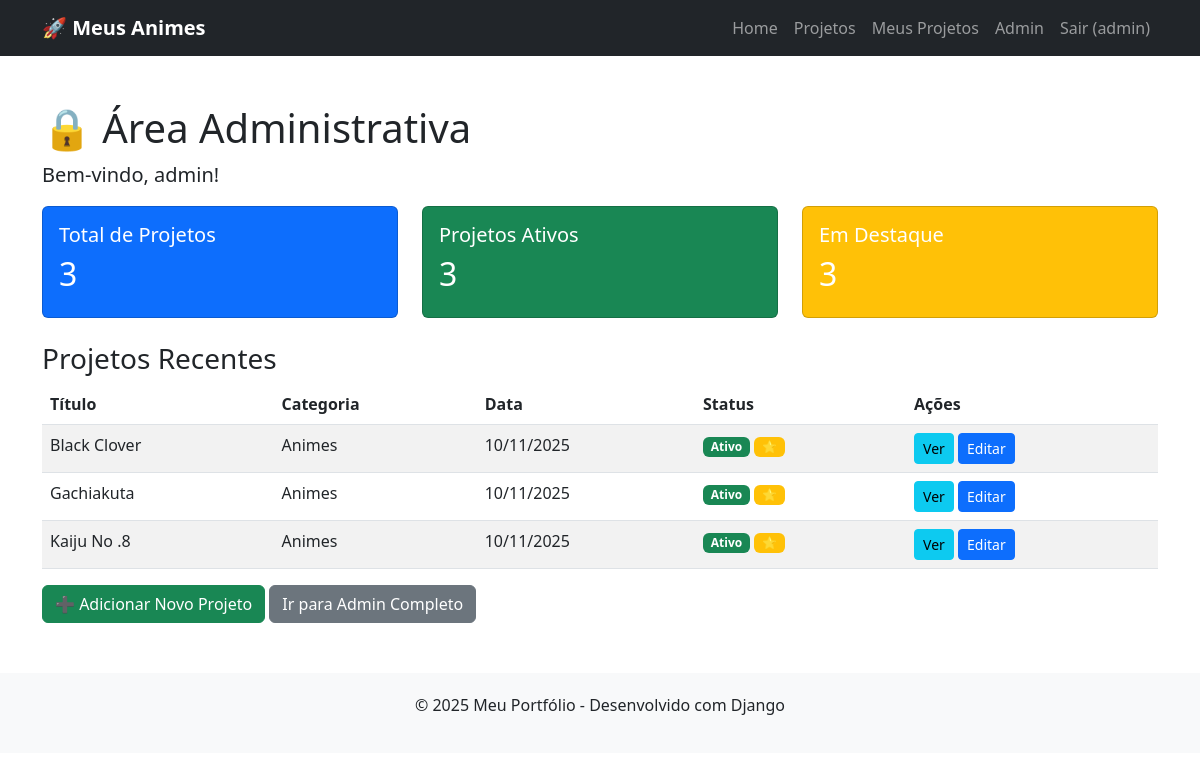
The app's page /meus-projetos/ (signed in) with its own data.
### projetos/models.py (models this page shows, shortened)
class Projeto(models.Model):
    titulo = models.CharField(max_length=200)
    descricao = models.TextField()
    categoria = models.ForeignKey(Categoria, on_delete=models.CASCADE, related_name='projetos')
    imagem = models.ImageField(upload_to='projetos/', blank=True, null=True)
    url_projeto = models.URLField(blank=True, null=True)
    destaque = models.BooleanField(default=False, help_text="Aparecerá no slider da home")
    data_criacao = models.DateField(auto_now_add=True)
    ativo = models.BooleanField(default=True)
    class Meta:
        ordering = ['-data_criacao']
        verbose_name_plural = "Projetos"

class Categoria(models.Model):
    nome = models.CharField(max_length=50)
    descricao = models.TextField(blank=True)
    class Meta:
        verbose_name_plural = "Categorias"

### projetos/views.py (the view)
# urls.py: path('meus-projetos/', views.meus_projetos, name='meus_projetos'),
@login_required
def meus_projetos(request):
    total_projetos = Projeto.objects.count()
    projetos_ativos = Projeto.objects.filter(ativo=True).count()
    projetos_destaque = Projeto.objects.filter(destaque=True).count()
    projetos_recentes = Projeto.objects.order_by('-data_criacao')[:5]
    return render(request, 'projetos/meus_projetos.html', {
        'total_projetos': total_projetos,
        'projetos_ativos': projetos_ativos,
        'projetos_destaque': projetos_destaque,
        'projetos_recentes': projetos_recentes
    })

### projetos/templates/projetos/meus_projetos.html (shortened to what this page needs)
{% extends 'projetos/base.html' %}
{% block content %}
<div class="container my-5">
    <h1>🔒 Área Administrativa</h1>
    <p class="lead">Bem-vindo, {{ user.username }}!</p>
    <div class="row mb-4">
        <div class="col-md-4">
            <div class="card text-white bg-primary">
                <div class="card-body">
                    <h5 class="card-title">Total de Projetos</h5>
                    <h2>{{ total_projetos }}</h2>
                </div>
            </div>
        </div>
        <div class="col-md-4">
            <div class="card text-white bg-success">
                <div class="card-body">
                    <h5 class="card-title">Projetos Ativos</h5>
                    <h2>{{ projetos_ativos }}</h2>
                </div>
            </div>
        </div>
        <div class="col-md-4">
            <div class="card text-white bg-warning">
                <div class="card-body">
                    <h5 class="card-title">Em Destaque</h5>
                    <h2>{{ projetos_destaque }}</h2>
                </div>
            </div>
        </div>
    </div>
    <h3>Projetos Recentes</h3>
    <div class="table-responsive">
        <table class="table table-striped">
            <thead>
                <tr>
                    <th>Título</th>
                    <th>Categoria</th>
                    <th>Data</th>
                    <th>Status</th>
                    <th>Ações</th>
                </tr>
            </thead>
            <tbody>
                {% for projeto in projetos_recentes %}
                <tr>
                    <td>{{ projeto.titulo }}</td>
                    <td>{{ projeto.categoria.nome }}</td>
                    <td>{{ projeto.data_criacao|date:"d/m/Y" }}</td>
                    <td>
                        {% if projeto.ativo %}
                        <span class="badge bg-success">Ativo</span>
                        {% else %}
                        <span class="badge bg-secondary">Inativo</span>
                        {% endif %}
                        {% if projeto.destaque %}
                        <span class="badge bg-warning text-dark">⭐</span>
                        {% endif %}
                    </td>
                    <td>
                        <a href="{% url 'projetos:detalhes_projeto' projeto.id %}" class="btn btn-sm btn-info">Ver</a>
                        <a href="{% url 'admin:projetos_projeto_change' projeto.id %}" class="btn btn-sm btn-primary">Editar</a>
                    </td>
                </tr>
                {% endfor %}
            </tbody>
        </table>
    </div>
    <a href="{% url 'admin:projetos_projeto_add' %}" class="btn btn-success">➕ Adicionar Novo Projeto</a>
    <a href="{% url 'admin:index' %}" class="btn btn-secondary">Ir para Admin Completo</a>
</div>
{% endblock %}

### projetos/templates/projetos/base.html (shortened to what this page needs)
<!DOCTYPE html>
<html lang="pt-br">
<head>
    <link href="https://cdn.jsdelivr.net/npm/bootstrap@5.3.0/dist/css/bootstrap.min.css" rel="stylesheet">
</head>
<body>
    <nav class="navbar navbar-expand-lg navbar-dark bg-dark">
        <div class="container">
            <a class="navbar-brand" href="{% url 'projetos:home' %}">🚀 Meus Animes</a>
            <div class="collapse navbar-collapse" id="navbarNav">
                <ul class="navbar-nav ms-auto">
                    <li class="nav-item">
                        <a class="nav-link" href="{% url 'projetos:home' %}">Home</a>
                    </li>
                    <li class="nav-item">
                        <a class="nav-link" href="{% url 'projetos:lista_projetos' %}">Projetos</a>
                    </li>
                    {% if user.is_authenticated %}
                        <li class="nav-item">
                            <a class="nav-link" href="{% url 'projetos:meus_projetos' %}">Meus Projetos</a>
                        </li>
                        <li class="nav-item">
                            <a class="nav-link" href="{% url 'admin:index' %}">Admin</a>
                        </li>
                        <li class="nav-item">
                            <form method="post" action="{% url 'logout' %}" style="display: inline;">
                                <button type="submit" class="nav-link btn btn-link" style="border: none; background: none; cursor: pointer;">
                                    Sair ({{ user.username }})
                                </button>
                            </form>
                        </li>
                    {% else %}
                        <li class="nav-item">
                            <a class="nav-link" href="{% url 'login' %}">Login</a>
                        </li>
                    {% endif %}
                </ul>
            </div>
        </div>
    </nav>
    <main>
        {% block content %}{% endblock %}
    </main>
    <footer class="text-center">
        <div class="container">
            <p>&copy; 2025 Meu Portfólio - Desenvolvido com Django</p>
        </div>
    </footer>
</body>
</html>

### projetos/templates/projetos/base.html (style rules this page uses)
body { font-family: 'Segoe UI', Tahoma, Geneva, Verdana, sans-serif; }
.navbar-brand { font-weight: bold; }
footer { margin-top: 50px; padding: 20px 0; background-color: #f8f9fa; }

### records on screen
Projeto: titulo "Black Clover", categoria.nome "Animes", data_criacao "10/11/2025", ativo "Ativo"
Projeto: titulo "Gachiakuta", categoria.nome "Animes", data_criacao "10/11/2025", ativo "Ativo"
Projeto: titulo "Kaiju No .8", categoria.nome "Animes", data_criacao "10/11/2025", ativo "Ativo"

### other values on screen
{{ user.username }} "admin"
{{ total_projetos }} "3"
{{ projetos_ativos }} "3"
{{ projetos_destaque }} "3"
